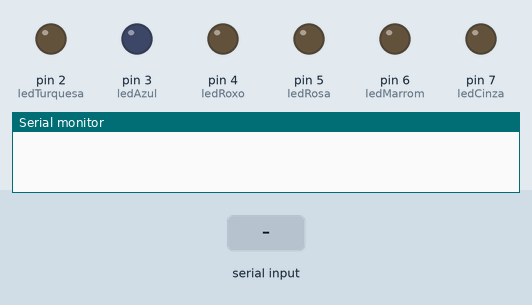
Simulated run of this sketch. Board: Arduino Uno, built with avr-gcc and run on an emulated ATmega328P. On the bench: output pins drawn as LEDs (lit = HIGH), the last lines printed to the serial monitor. The test bench sets the inputs (shaded band).

Above: at 1.2 s.
1.3 s: "1" received over Serial
At 2.4 s:
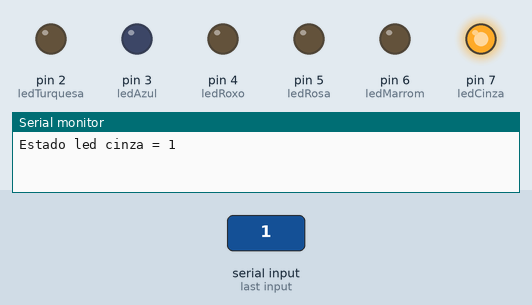
2.8 s: "2" received over Serial
At 3.5 s:
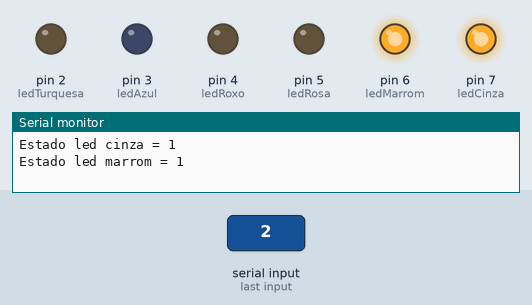
4.3 s: "3" received over Serial
At 4.6 s:
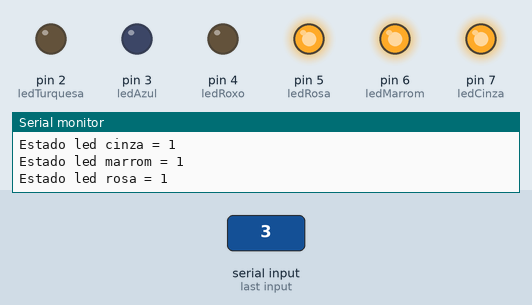
5.8 s: "4" received over Serial
At 7.0 s:
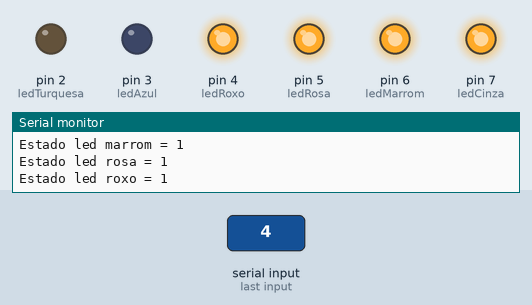
7.3 s: "5" received over Serial
At 8.1 s:
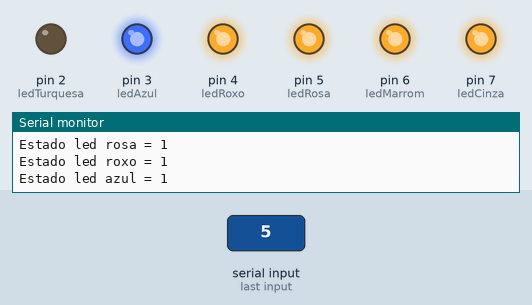
8.8 s: "6" received over Serial
At 9.3 s:
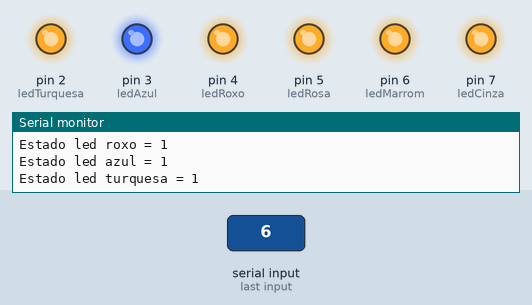
Timing chart, 0 to 11.3 s (numbered marks = the images above; inputs shaded):
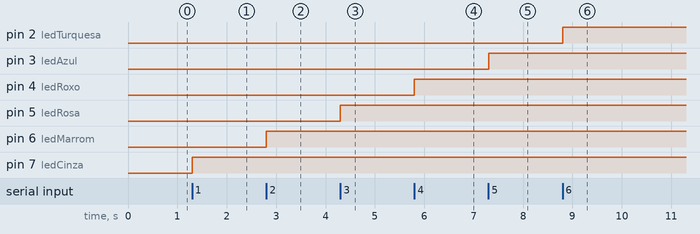

The sketch:

sketch_feb12x.ino
```cpp
const int ledCinza = 7;
const int ledMarrom = 6;
const int ledRosa = 5;
const int ledRoxo = 4;
const int ledAzul = 3;
const int ledTurquesa = 2;

byte byteRead;

void setup()
{
  Serial.begin(9600);
  pinMode(ledCinza, OUTPUT);
  pinMode(ledMarrom, OUTPUT);
  pinMode(ledRosa, OUTPUT);
  pinMode(ledRoxo, OUTPUT);
  pinMode(ledAzul, OUTPUT);
  pinMode(ledTurquesa, OUTPUT);
}

void loop()
{
  if(Serial.available())
  {
  	byteRead = Serial.read();
    switch(byteRead)
    {
    	case '1':
      		digitalWrite(ledCinza,!digitalRead(ledCinza));
      		Serial.print("Estado led cinza = ");
      		Serial.println(digitalRead(ledCinza));
      	break;

    	case '2':
      		digitalWrite(ledMarrom,!digitalRead(ledMarrom));
      		Serial.print("Estado led marrom = ");
      		Serial.println(digitalRead(ledMarrom));
      	break;

    	case '3':
      		digitalWrite(ledRosa,!digitalRead(ledRosa));
      		Serial.print("Estado led rosa = ");
      		Serial.println(digitalRead(ledRosa));
      	break;

    	case '4':
      		digitalWrite(ledRoxo,!digitalRead(ledRoxo));
      		Serial.print("Estado led roxo = ");
      		Serial.println(digitalRead(ledRoxo));
      	break;

    	case '5':
      		digitalWrite(ledAzul,!digitalRead(ledAzul));
      		Serial.print("Estado led azul = ");
      		Serial.println(digitalRead(ledAzul));
      	break;

     	case '6':
      		digitalWrite(ledTurquesa,!digitalRead(ledTurquesa));
      		Serial.print("Estado led turquesa = ");
      		Serial.println(digitalRead(ledTurquesa));
      	break;

    }
  }
}
```

Measured:
- after the input at 1.3 s, pin 7 (ledCinza): LOW → HIGH at once
- after the input at 2.8 s, pin 6 (ledMarrom): LOW → HIGH at once
- after the input at 4.3 s, pin 5 (ledRosa): LOW → HIGH at once
- after the input at 5.8 s, pin 4 (ledRoxo): LOW → HIGH at once
- after the input at 7.3 s, pin 3 (ledAzul): LOW → HIGH at once
- after the input at 8.8 s, pin 2 (ledTurquesa): LOW → HIGH at once
